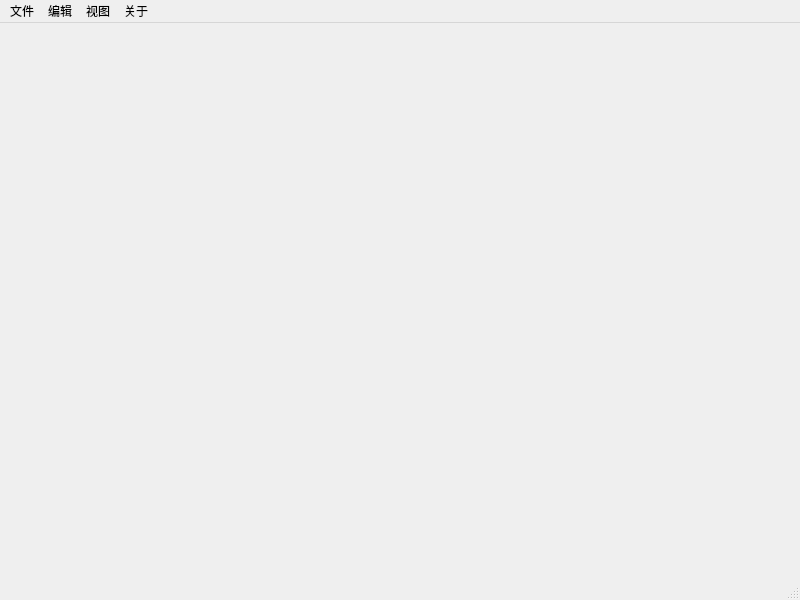
<?xml version="1.0" encoding="UTF-8"?>
<ui version="4.0">
 <class>MainWindow</class>
 <widget class="QMainWindow" name="MainWindow">
  <property name="geometry">
   <rect>
    <x>0</x>
    <y>0</y>
    <width>800</width>
    <height>600</height>
   </rect>
  </property>
  <property name="windowTitle">
   <string>MainWindow</string>
  </property>
  <widget class="QWidget" name="centralwidget"/>
  <widget class="QMenuBar" name="menubar">
   <property name="geometry">
    <rect>
     <x>0</x>
     <y>0</y>
     <width>800</width>
     <height>21</height>
    </rect>
   </property>
   <widget class="QMenu" name="menu">
    <property name="title">
     <string>文件</string>
    </property>
    <addaction name="separator"/>
    <addaction name="action11"/>
    <addaction name="action"/>
    <addaction name="action_2"/>
   </widget>
   <widget class="QMenu" name="menu_2">
    <property name="title">
     <string>编辑</string>
    </property>
   </widget>
   <widget class="QMenu" name="menu_3">
    <property name="title">
     <string>视图</string>
    </property>
   </widget>
   <widget class="QMenu" name="menu_4">
    <property name="title">
     <string>关于</string>
    </property>
   </widget>
   <addaction name="menu"/>
   <addaction name="menu_2"/>
   <addaction name="menu_3"/>
   <addaction name="menu_4"/>
  </widget>
  <widget class="QStatusBar" name="statusbar"/>
  <action name="action11">
   <property name="text">
    <string>新建</string>
   </property>
  </action>
  <action name="action">
   <property name="text">
    <string>保存</string>
   </property>
  </action>
  <action name="action_2">
   <property name="text">
    <string>另存为</string>
   </property>
  </action>
 </widget>
 <resources/>
 <connections/>
</ui>
